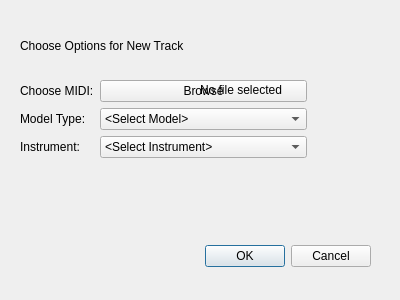
<?xml version="1.0" encoding="UTF-8"?>
<ui version="4.0">
 <class>Add_track</class>
 <widget class="QDialog" name="Add_track">
  <property name="geometry">
   <rect>
    <x>0</x>
    <y>0</y>
    <width>400</width>
    <height>300</height>
   </rect>
  </property>
  <property name="windowTitle">
   <string>Dialog</string>
  </property>
  <widget class="QDialogButtonBox" name="buttonBox">
   <property name="geometry">
    <rect>
     <x>30</x>
     <y>240</y>
     <width>341</width>
     <height>32</height>
    </rect>
   </property>
   <property name="orientation">
    <enum>Qt::Horizontal</enum>
   </property>
   <property name="standardButtons">
    <set>QDialogButtonBox::Cancel|QDialogButtonBox::Ok</set>
   </property>
  </widget>
  <widget class="QWidget" name="layoutWidget">
   <property name="geometry">
    <rect>
     <x>20</x>
     <y>80</y>
     <width>287</width>
     <height>101</height>
    </rect>
   </property>
   <layout class="QFormLayout" name="formLayout">
    <item row="0" column="0">
     <widget class="QLabel" name="label">
      <property name="text">
       <string>Choose MIDI:</string>
      </property>
     </widget>
    </item>
    <item row="1" column="1">
     <widget class="QComboBox" name="comboBox">
      <item>
       <property name="text">
        <string>&lt;Select Model&gt;</string>
       </property>
      </item>
      <item>
       <property name="text">
        <string>Lempel ziv</string>
       </property>
      </item>
      <item>
       <property name="text">
        <string>1st Order Markov Chain</string>
       </property>
      </item>
      <item>
       <property name="text">
        <string>2nd Order Markov Chain</string>
       </property>
      </item>
     </widget>
    </item>
    <item row="2" column="1">
     <widget class="QComboBox" name="comboBox_2">
      <item>
       <property name="text">
        <string>&lt;Select Instrument&gt;</string>
       </property>
      </item>
      <item>
       <property name="text">
        <string>Guitar</string>
       </property>
      </item>
      <item>
       <property name="text">
        <string>Piano</string>
       </property>
      </item>
     </widget>
    </item>
    <item row="1" column="0">
     <widget class="QLabel" name="label_2">
      <property name="text">
       <string>Model Type:</string>
      </property>
     </widget>
    </item>
    <item row="2" column="0">
     <widget class="QLabel" name="label_3">
      <property name="text">
       <string>Instrument:</string>
      </property>
     </widget>
    </item>
    <item row="0" column="1">
     <widget class="QPushButton" name="pushButton">
      <property name="text">
       <string>Browse</string>
      </property>
     </widget>
    </item>
   </layout>
  </widget>
  <widget class="QLabel" name="label_4">
   <property name="geometry">
    <rect>
     <x>20</x>
     <y>30</y>
     <width>221</width>
     <height>31</height>
    </rect>
   </property>
   <property name="text">
    <string>Choose Options for New Track</string>
   </property>
  </widget>
  <widget class="QLabel" name="file_label">
   <property name="geometry">
    <rect>
     <x>200</x>
     <y>80</y>
     <width>201</width>
     <height>20</height>
    </rect>
   </property>
   <property name="text">
    <string>No file selected</string>
   </property>
  </widget>
  <zorder>buttonBox</zorder>
  <zorder>layoutWidget</zorder>
  <zorder>label_4</zorder>
  <zorder>file_label</zorder>
  <zorder>pushButton</zorder>
  <zorder>label_3</zorder>
  <zorder>label_2</zorder>
  <zorder>comboBox_2</zorder>
  <zorder>comboBox</zorder>
  <zorder>label</zorder>
 </widget>
 <resources/>
 <connections>
  <connection>
   <sender>buttonBox</sender>
   <signal>accepted()</signal>
   <receiver>Add_track</receiver>
   <slot>accept()</slot>
   <hints>
    <hint type="sourcelabel">
     <x>248</x>
     <y>254</y>
    </hint>
    <hint type="destinationlabel">
     <x>157</x>
     <y>274</y>
    </hint>
   </hints>
  </connection>
  <connection>
   <sender>buttonBox</sender>
   <signal>rejected()</signal>
   <receiver>Add_track</receiver>
   <slot>reject()</slot>
   <hints>
    <hint type="sourcelabel">
     <x>316</x>
     <y>260</y>
    </hint>
    <hint type="destinationlabel">
     <x>286</x>
     <y>274</y>
    </hint>
   </hints>
  </connection>
 </connections>
</ui>
